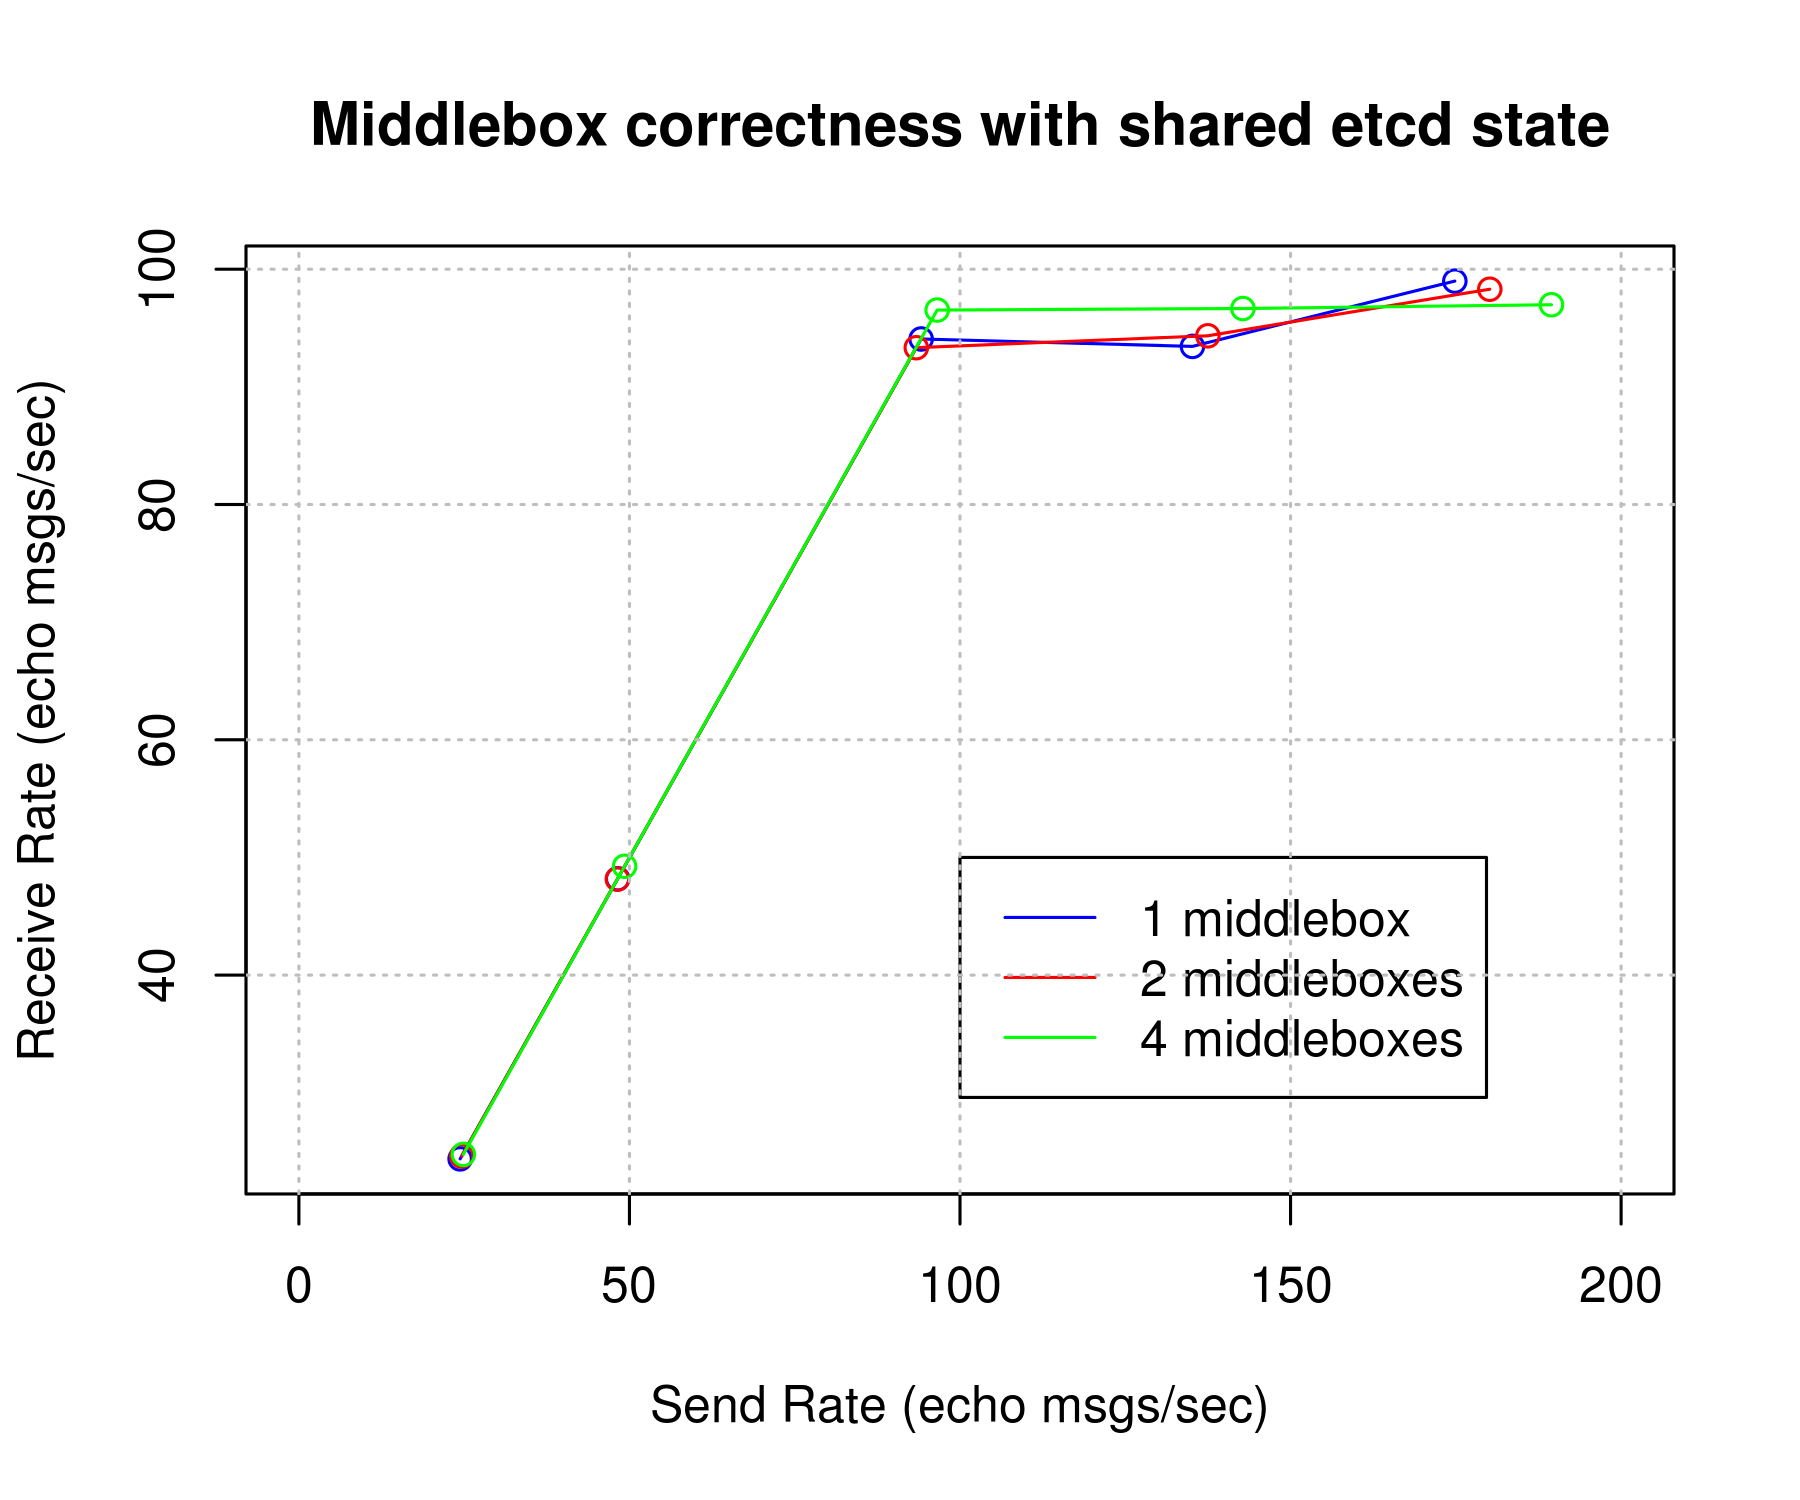

This chart was generated by the following R code:
inp <- scan("dataset1.txt", list(0,0,0,0))
send_rate_1<-inp[[3]]; receive_rate_1<-inp[[4]]

inp <- scan("dataset2.txt", list(0,0,0,0))
send_rate_2<-inp[[3]]; receive_rate_2<-inp[[4]]

inp <- scan("dataset4.txt", list(0,0,0,0))
send_rate_4<-inp[[3]]; receive_rate_4<-inp[[4]]

png('correctness.png', width = 6, height=5, units="in", res=300)

plot(send_rate_1, receive_rate_1, type="o", col="blue", xlab="Send Rate (echo msgs/sec)", ylab="Receive Rate (echo msgs/sec)", xlim=c(0,200))
lines(send_rate_2, receive_rate_2, type="o", col="red")
lines(send_rate_4, receive_rate_4, type="o", col="green")
title(main="Middlebox correctness with shared etcd state")
legend(100,50,c("1 middlebox", "2 middleboxes", "4 middleboxes"), col=c("blue", "red", "green"), lty=1:1)

grid(col = "gray")
dev.off()
